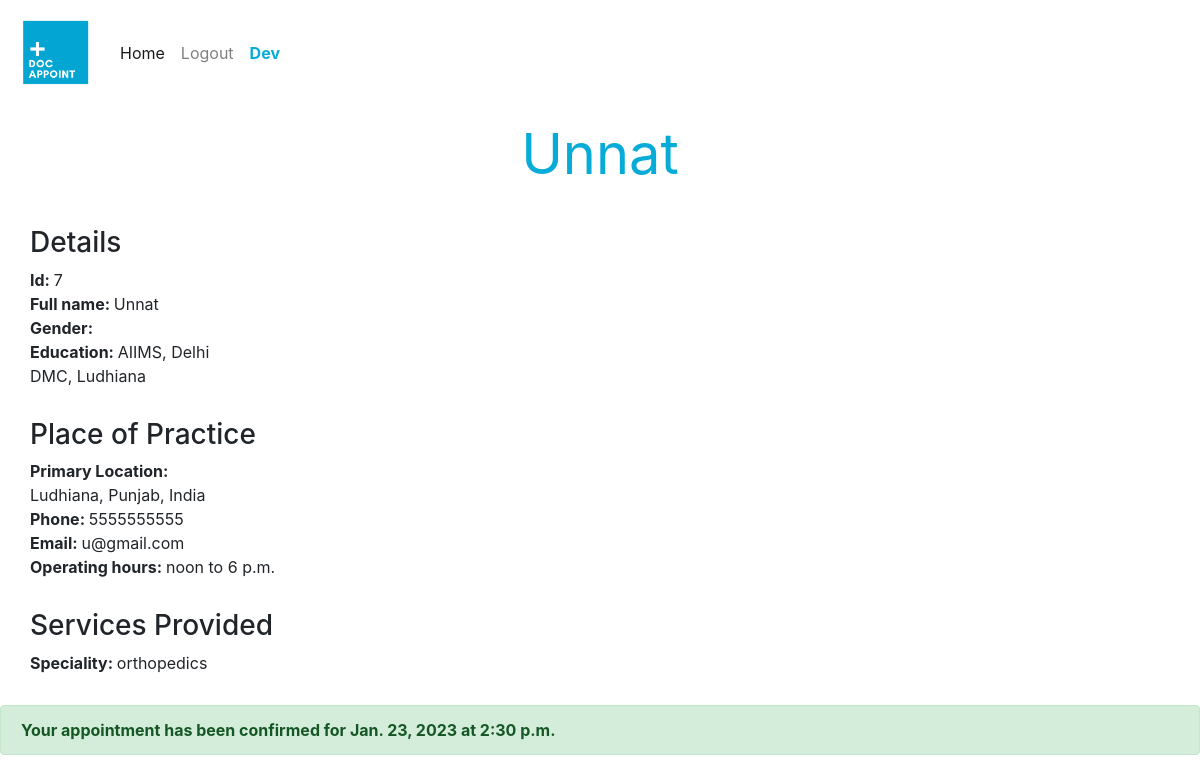
Screenshot of /book-appointment/7 (signed in) with the database file from the repository.
### Doc_Appoint/models.py (models this page shows, shortened)
class User(AbstractUser):
    USER_REGISTER_TYPES = (
        ('PR', 'personal'),
        ('DR', 'doctor')
    )
    user_type = models.CharField(max_length=2, blank=True, choices=USER_REGISTER_TYPES)

class Doctor(models.Model):
    doctor_name = models.ForeignKey('User', on_delete=models.CASCADE, related_name="doctor_name")
    services = models.TextField(max_length=100)
    experience = models.IntegerField()
    study = models.TextField()
    patient = models.ManyToManyField('Patient', blank=True, related_name="doctors_patients", default=[0])
    service_time_from = models.TimeField(null=True)
    service_time_to = models.TimeField(null=True)
    address = models.TextField()
    phone_number = models.CharField(max_length=14, blank=True, null=True)
    gender = models.CharField(max_length=10, blank=True, null=True)

class Appointment(models.Model):
    patient = models.ForeignKey('Patient', on_delete=models.CASCADE, related_name="appoint_patient_name")
    doctor = models.ForeignKey('Doctor', on_delete=models.CASCADE, related_name="appoint_doctor_name")
    appointment_time = models.CharField(max_length=10, null=True)
    appointment_date = models.DateField(null=True)

### Doc_Appoint/views.py (the view)
# urls.py: path("book-appointment/<int:doc_id>", views.book_appointment, name="book-appointment"),
@login_required
def book_appointment(request, doc_id):
    doc = Doctor.objects.get(id = doc_id)
    booking_times = time_slots(doc_id)
    patient = Patient.objects.get(patient_id=request.user.id)
    error = False
    success=False
    if Appointment.objects.filter(patient=patient, doctor=doc, appointment_date__gte = datetime.now()).exists():
        patient_appoint_exists = Appointment.objects.get(patient=patient, doctor=doc, appointment_date__gte = datetime.now())
    else:
        patient_appoint_exists = False
    if request.method == "POST":
        appointment_time = request.POST["booking"]
        appointment_date = request.POST.get("app-date")
        if datetime.strptime(appointment_date, "%Y-%m-%d") > datetime.now():
            doc.patient.add(patient)
            try:
                new_appointment = Appointment.objects.create(
                    patient=patient,
                    doctor=doc,
                    appointment_time=appointment_time,
                    appointment_date=datetime.strptime(appointment_date, "%Y-%m-%d")
                )
                new_appointment.save()
                success=True
            except IntegrityError:
                return render(request, "Doc_Appoint/book_appointment.html", {
                    'message': "Some error occured, could not book an appointment!",
                    'doc': doc,
                    'booking_times': booking_times
                })
        else:
            error = True
        return render(request, "Doc_Appoint/book_appointment.html", {
            'doc': doc,
            'booking_times': booking_times,
            'error': error,
            'success': success
        })
    else:
        return render(request, "Doc_Appoint/book_appointment.html", {
            'doc': doc,
            'booking_times': booking_times,
            'exists': patient_appoint_exists
        })

### Doc_Appoint/views.py (called while the page is built)
def time_slots(doc_id):
    slots = {}
    doc = Doctor.objects.get(id=doc_id)
    t1 = doc.service_time_from.strftime("%H:%M:%S")
    t2 = doc.service_time_to.strftime("%H:%M:%S")
    time_from = datetime.strptime(t1, "%H:%M:%S")
    time_to = datetime.strptime(t2, "%H:%M:%S")
    diff = time_to - time_from
    diff_min = diff.seconds / 60
    diff_hour = diff_min / 60
    ts = time_from
    for i in range(int(diff_hour)*2):
        ts = ts + timedelta(minutes=30)
        slots[ts.time()] = False
    return slots

### Doc_Appoint/templates/Doc_Appoint/book_appointment.html (shortened to what this page needs)
{% extends "Doc_Appoint/layout.html" %}
{% load static %}
{% block body %}
    <div class="doc-name">
        <h2 class="lead display-4" style="font-weight: 400">{{doc.doctor_name.username}}</h2>
    </div>
    <div class="doc-details-container">
        <div class="doc-details">
            <div class="details-bg">
                <h3 style="font-weight: 500">Details</h3>
                <div><strong>Id: </strong><span id="doctor_id">{{doc.id}}</span></div>
                <div><strong>Full name: </strong>{{doc.doctor_name.username}}</div>
                <div><strong>Gender: </strong>{{doc.gender}}</div>
                <div class="info"><strong>Education: </strong>{{doc.study}}</div>
            </div>
        </div>
        <div class="doc-details">
            <h3 style="font-weight: 500">Place of Practice</h3>
            <div class="info"><strong>Primary Location: </strong>{{doc.address}}</div>
            <div><strong>Phone: </strong>{{doc.phone_number}}</div>
            <div><strong>Email: </strong>{{doc.doctor_name.email}}</div>
            <div><strong>Operating hours: </strong>{{doc.service_time_from}} to {{doc.service_time_to}}</div>
        </div>
        <div class="doc-details">
            <h3 style="font-weight: 500">Services Provided</h3>
            <div><strong>Speciality: </strong>{{doc.services}}</div>
        </div>
    </div>
    {% if not exists %}
    <div class="doc-details" id="appointment-form">
        <div class="doc-book-app">
            <h3 style="font-weight: 500">Book your Appointment</h3>
        </div>
        <form action="" method="POST">
            {% csrf_token %}
            <div class="form-group">
                <label for="app-date"><strong>Select Date:</strong></label>
                <input id="select-date" class="form-control" type="date" name="app-date" required>
            </div>
            <div class="form-group">
                <label class="control-label" for="booking"><strong>Choose appointment time:</strong></label>
                <select class="custom-select" name="booking" id="booking" required>
                    <option value="" selected>Select time</option>
                    {% for t in booking_times %}
                        <option value="{{t}}">{{t}}</option>
                    {% endfor %}
                </select>
            </div>
            <div class="next-steps-form-buttons">
                <input class="btn" type="submit" value="Confirm Booking">
                <input class="btn" type="reset" value="Reset">
            </div>
        </form>
    </div>
    {% else %}
        <div class="alert alert-success">
            <strong>Your appointment has been confirmed for {{exists.appointment_date}} at {{exists.appointment_time}}</strong>
        </div>
    {% endif %}
{% endblock %}

### Doc_Appoint/templates/Doc_Appoint/layout.html (shortened to what this page needs)
{% load static %}
<!DOCTYPE html>
<html lang="en">
    <head>
      <link rel="stylesheet" href="https://stackpath.bootstrapcdn.com/bootstrap/4.4.1/css/bootstrap.min.css">
      <link href="{% static 'Doc_Appoint/styles.css' %}" rel="stylesheet" type="text/css">
      <link href="{% static 'Doc_Appoint/booking_styles.css' %}" rel="stylesheet" type="text/css">
      <link href="https://maxcdn.bootstrapcdn.com/font-awesome/4.7.0/css/font-awesome.min.css" rel="stylesheet"/>
    </head>
    <body>
      <nav class="navbar navbar-expand-lg navbar-light">
        <a class="navbar-brand" href="{% url 'index' %}">
          <img src="../../static/Doc_Appoint/Doc Appoint_logo_v2.png" width="80" height="80" alt="doc_appoint_logo">
        </a>
          <ul class="navbar-nav">
            <li class="nav-item active">
              <a class="nav-link" href="{% url 'index' %}">Home</a>
            </li>
            {% if user.is_authenticated %}
              <li class="nav-item">
                <a class="nav-link" href="{% url 'logout' %}">Logout</a>
              </li>
              <li class="nav-item">
                <a class="nav-link" href="{% url 'index' %}"><span style="color: #06acd7; font-weight: bold" >{{user.username}}</span></a>
              </li>
            {% endif %}
          </ul>
      </nav>
      <div class="body">
          {% block body %}
          {% endblock %}
      </div>
    </body>
</html>

### Doc_Appoint/static/Doc_Appoint/styles.css (style rules this page uses)
:root { --main-theme-color: #06acd7; --main-theme-button: #F39530; }
.info { width: 200px; }

### Doc_Appoint/static/Doc_Appoint/booking_styles.css (style rules this page uses)
:root { --main-theme-color: #06acd7; --main-theme-button: #F39530; }
.doc-details-container { padding: 15px; }
.doc-details { padding: 15px; }
.doc-name { text-align: center; margin: 15px 0 0 0; color: var(--main-theme-color) }

### rows the page displays
User: username "Dev"
Doctor: doctor_name.username "Unnat", id "7", study "AIIMS, Delhi DMC, Ludhiana", address "Ludhiana, Punjab, India", phone_number "5555555555", doctor_name.email "u@gmail.com", service_time_from "noon", service_time_to "6 p.m.", services "orthopedics"
Appointment: appointment_date "Jan. 23, 2023", appointment_time "2:30 p.m."
